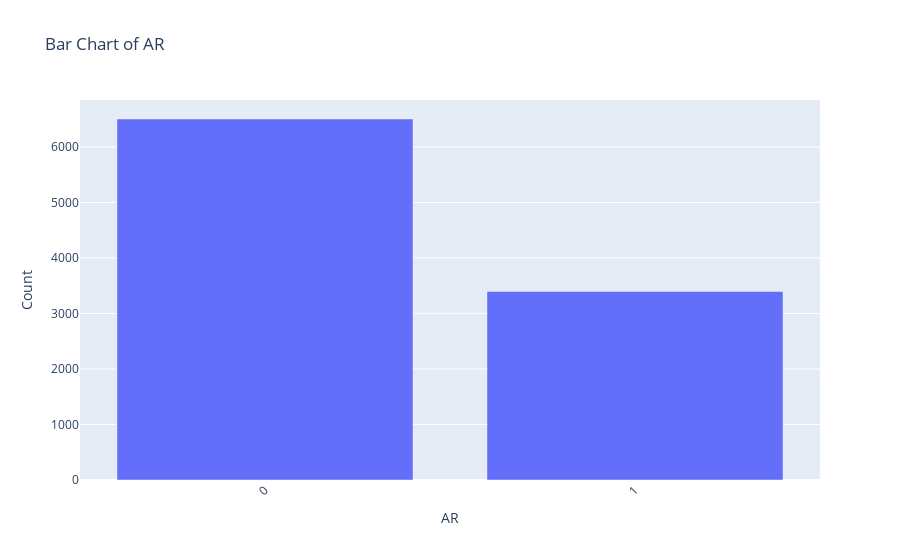
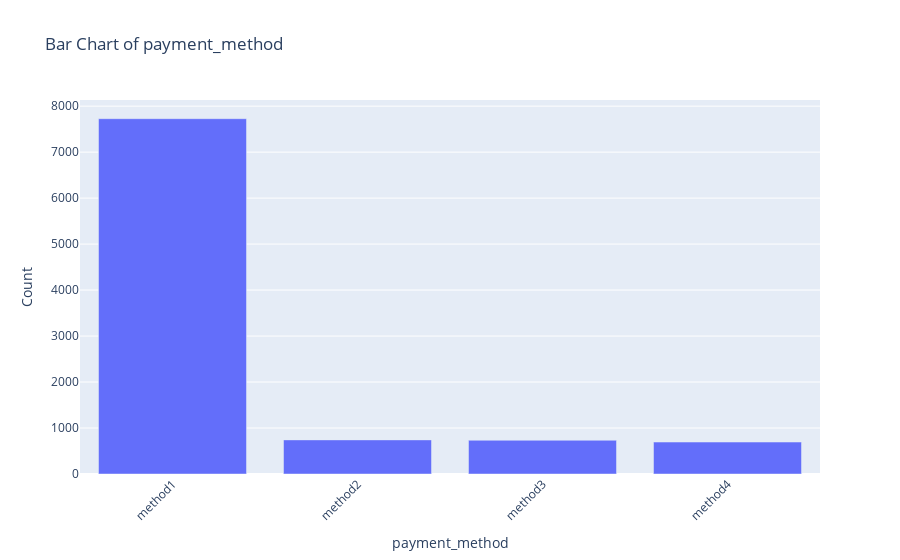
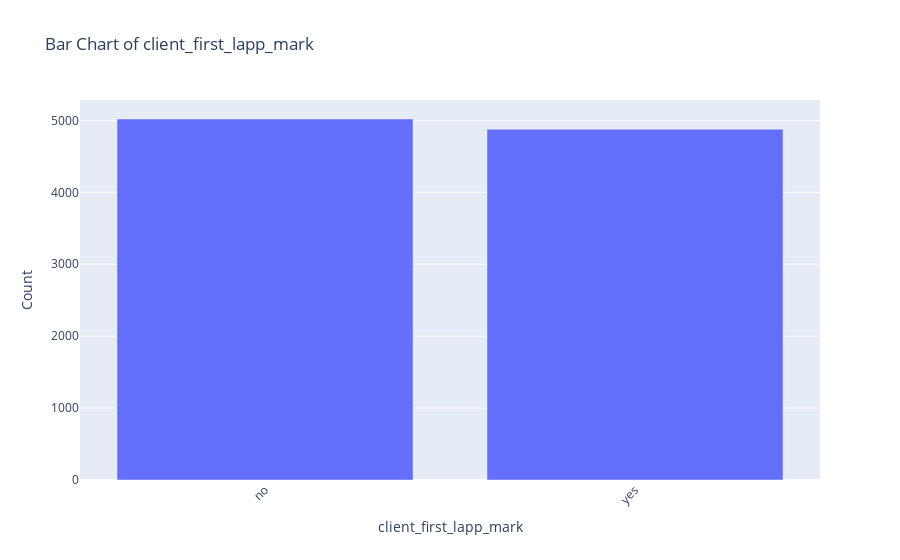
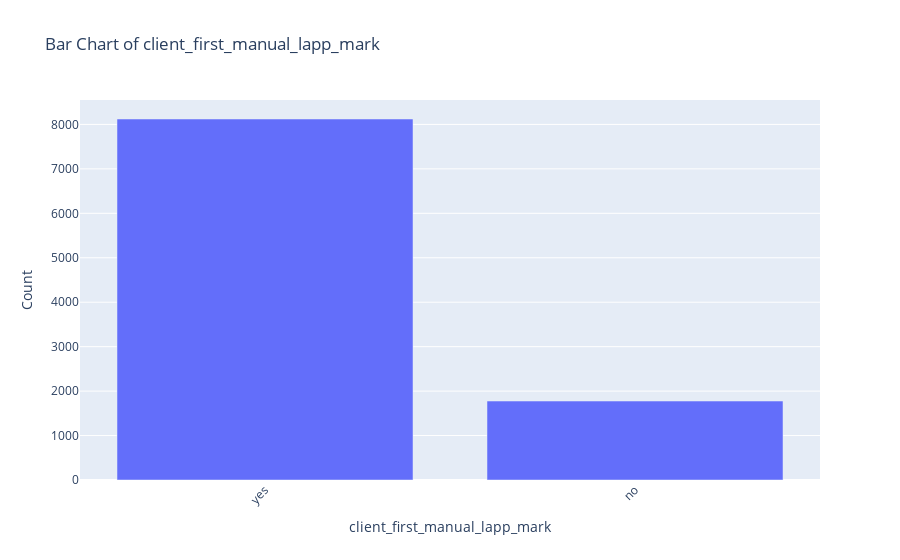

Write notebook code for charts like these, in order.
### Markdown cell above
## Univariate analysis

### Code cell
for category in categorical_features:
    create_bar_chart(data,category)
    print(data[category].value_counts(normalize=True)*100)

### Figure 1 — Plotly figure (JSON) as saved in the notebook; plotly's stock layout.template omitted (floating-point values rounded to 4 significant figures)
{"data": [{"alignmentgroup": "True", "hovertemplate": "AR=%{x}<br>Count=%{y}<extra></extra>", "legendgroup": "", "marker": {"color": "#636efa", "pattern": {"shape": ""}}, "name": "", "offsetgroup": "", "orientation": "v", "showlegend": false, "textposition": "auto", "type": "bar", "x": ["0", "1"], "xaxis": "x", "y": [6503, 3395], "yaxis": "y"}], "layout": {"barmode": "relative", "legend": {"tracegroupgap": 0}, "title": {"text": "Bar Chart of AR"}, "xaxis": {"anchor": "y", "domain": [0, 1], "tickangle": -45, "title": {"text": "AR"}}, "yaxis": {"anchor": "x", "domain": [0, 1], "title": {"text": "Count"}}}}

### Figure 2 — Plotly figure (JSON) as saved in the notebook; plotly's stock layout.template omitted (floating-point values rounded to 4 significant figures)
{"data": [{"alignmentgroup": "True", "hovertemplate": "payment_method=%{x}<br>Count=%{y}<extra></extra>", "legendgroup": "", "marker": {"color": "#636efa", "pattern": {"shape": ""}}, "name": "", "offsetgroup": "", "orientation": "v", "showlegend": false, "textposition": "auto", "type": "bar", "x": ["method1", "method2", "method3", "method4"], "xaxis": "x", "y": [7727, 742, 734, 695], "yaxis": "y"}], "layout": {"barmode": "relative", "legend": {"tracegroupgap": 0}, "title": {"text": "Bar Chart of payment_method"}, "xaxis": {"anchor": "y", "domain": [0, 1], "tickangle": -45, "title": {"text": "payment_method"}}, "yaxis": {"anchor": "x", "domain": [0, 1], "title": {"text": "Count"}}}}

### Figure 3 — Plotly figure (JSON) as saved in the notebook; plotly's stock layout.template omitted (floating-point values rounded to 4 significant figures)
{"data": [{"alignmentgroup": "True", "hovertemplate": "client_first_lapp_mark=%{x}<br>Count=%{y}<extra></extra>", "legendgroup": "", "marker": {"color": "#636efa", "pattern": {"shape": ""}}, "name": "", "offsetgroup": "", "orientation": "v", "showlegend": false, "textposition": "auto", "type": "bar", "x": ["no", "yes"], "xaxis": "x", "y": [5020, 4878], "yaxis": "y"}], "layout": {"barmode": "relative", "legend": {"tracegroupgap": 0}, "title": {"text": "Bar Chart of client_first_lapp_mark"}, "xaxis": {"anchor": "y", "domain": [0, 1], "tickangle": -45, "title": {"text": "client_first_lapp_mark"}}, "yaxis": {"anchor": "x", "domain": [0, 1], "title": {"text": "Count"}}}}

### Figure 4 — Plotly figure (JSON) as saved in the notebook; plotly's stock layout.template omitted (floating-point values rounded to 4 significant figures)
{"data": [{"alignmentgroup": "True", "hovertemplate": "client_first_manual_lapp_mark=%{x}<br>Count=%{y}<extra></extra>", "legendgroup": "", "marker": {"color": "#636efa", "pattern": {"shape": ""}}, "name": "", "offsetgroup": "", "orientation": "v", "showlegend": false, "textposition": "auto", "type": "bar", "x": ["yes", "no"], "xaxis": "x", "y": [8122, 1776], "yaxis": "y"}], "layout": {"barmode": "relative", "legend": {"tracegroupgap": 0}, "title": {"text": "Bar Chart of client_first_manual_lapp_mark"}, "xaxis": {"anchor": "y", "domain": [0, 1], "tickangle": -45, "title": {"text": "client_first_manual_lapp_mark"}}, "yaxis": {"anchor": "x", "domain": [0, 1], "title": {"text": "Count"}}}}
